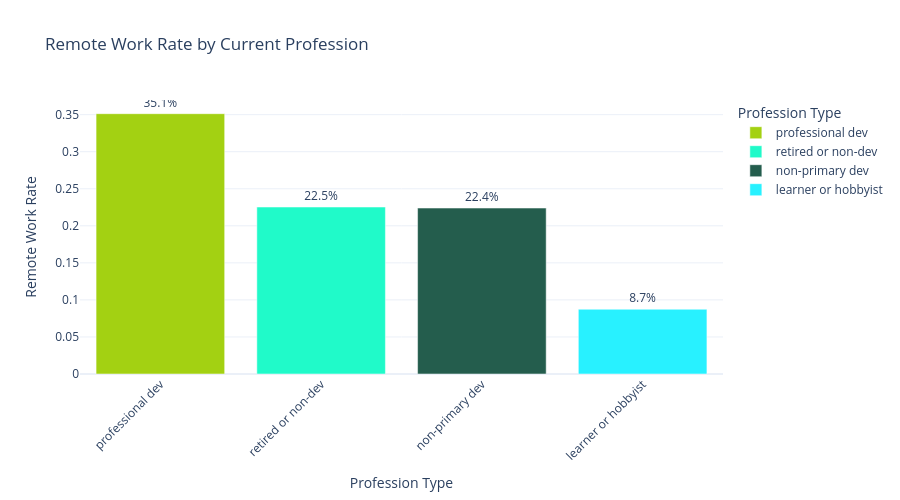

The notebook cell saved with this chart:
### Markdown cell above
### **Current Profession Distribution**

#### **Statistically Significant**
The chi-square test confirms that professional status is a statistically significant factor in predicting remote work arrangements (p < 0.05). This indicates that it should be included as a feature in the predictive model, as it provides meaningful information.

#### **Data Interpretation**
The data shows that professional developers have the highest remote work rate at about 35%, reflecting that development roles are particularly well-suited to remote arrangements. Retired or non-developers and non-primary developers both have moderate remote work rates, suggesting that even those not primarily focused on development still engage in remote work at a substantial level. Meanwhile, learners or hobbyists have a much lower remote work rate at about 9%, which makes sense since this group is less likely to be in formal employment. Overall, it shows that being a professional developer is a major advantage.

### Code cell
prof_remote = pd.DataFrame({
    'Profession': current_profession,
    'RemoteWork': target
})

prof_stats = prof_remote.groupby('Profession').agg({
    'RemoteWork': ['sum', 'count', 'mean']
}).reset_index()
prof_stats.columns = ['Profession', 'Remote_Count', 'Total_Count', 'Remote_Rate']
prof_stats = prof_stats.sort_values('Remote_Rate', ascending=False)

print("Current Profession and Remote Work Rates")
print(prof_stats.to_string(index=False))

contingency_table = pd.crosstab(prof_remote['Profession'], prof_remote['RemoteWork'])
chi2, p_value, dof, expected = chi2_contingency(contingency_table)
print(f"\nChi-Square Test:")
print(f"  X² = {chi2:.4f}")
print(f"  p-value = {p_value:.4e}")
print(f"  Significant: {'Yes' if p_value < 0.05 else 'No'}")

prof_colors = {prof: funcs.get_color(prof) for prof in prof_stats['Profession']}

fig = px.bar(prof_stats, x='Profession', y='Remote_Rate',
             title='Remote Work Rate by Current Profession',
             labels={'Remote_Rate': 'Remote Work Rate', 'Profession': 'Profession Type'},
             text=prof_stats['Remote_Rate'].apply(lambda x: f'{x*100:.1f}%'),
             color='Profession',
             color_discrete_map=prof_colors)
fig.update_traces(textposition='outside')
fig.update_layout(template='plotly_white', height=500, xaxis_tickangle=-45)
fig.show()

### Figure 1 — Plotly figure (JSON) as saved in the notebook; plotly's stock layout.template omitted (floating-point values rounded to 4 significant figures)
{"data": [{"hovertemplate": "Profession Type=%{x}<br>Remote Work Rate=%{y}<br>text=%{text}<extra></extra>", "legendgroup": "professional dev", "marker": {"color": "#a3d112", "pattern": {"shape": ""}}, "name": "professional dev", "orientation": "v", "showlegend": true, "text": ["35.1%"], "textposition": "outside", "type": "bar", "x": ["professional dev"], "xaxis": "x", "y": [0.3513], "yaxis": "y"}, {"hovertemplate": "Profession Type=%{x}<br>Remote Work Rate=%{y}<br>text=%{text}<extra></extra>", "legendgroup": "retired or non-dev", "marker": {"color": "#20fac9", "pattern": {"shape": ""}}, "name": "retired or non-dev", "orientation": "v", "showlegend": true, "text": ["22.5%"], "textposition": "outside", "type": "bar", "x": ["retired or non-dev"], "xaxis": "x", "y": [0.2253], "yaxis": "y"}, {"hovertemplate": "Profession Type=%{x}<br>Remote Work Rate=%{y}<br>text=%{text}<extra></extra>", "legendgroup": "non-primary dev", "marker": {"color": "#245d4d", "pattern": {"shape": ""}}, "name": "non-primary dev", "orientation": "v", "showlegend": true, "text": ["22.4%"], "textposition": "outside", "type": "bar", "x": ["non-primary dev"], "xaxis": "x", "y": [0.2239], "yaxis": "y"}, {"hovertemplate": "Profession Type=%{x}<br>Remote Work Rate=%{y}<br>text=%{text}<extra></extra>", "legendgroup": "learner or hobbyist", "marker": {"color": "#28f1ff", "pattern": {"shape": ""}}, "name": "learner or hobbyist", "orientation": "v", "showlegend": true, "text": ["8.7%"], "textposition": "outside", "type": "bar", "x": ["learner or hobbyist"], "xaxis": "x", "y": [0.08738], "yaxis": "y"}], "layout": {"barmode": "relative", "height": 500, "legend": {"title": {"text": "Profession Type"}, "tracegroupgap": 0}, "title": {"text": "Remote Work Rate by Current Profession"}, "xaxis": {"anchor": "y", "categoryarray": ["professional dev", "retired or non-dev", "non-primary dev", "learner or hobbyist"], "categoryorder": "array", "domain": [0, 1], "tickangle": -45, "title": {"text": "Profession Type"}}, "yaxis": {"anchor": "x", "domain": [0, 1], "title": {"text": "Remote Work Rate"}}}}
